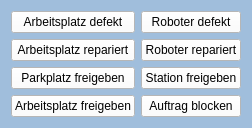
         <widget class="QWidget" name="tab_2">
          <property name="styleSheet">
           <string notr="true">background-color: rgb(160 ,190, 220);</string>
          </property>
          <attribute name="title">
           <string>HardCode</string>
          </attribute>
          <layout class="QGridLayout" name="gridLayout_7">
           <item row="2" column="0">
            <widget class="QPushButton" name="ButtonFreeParkplatz">
             <property name="styleSheet">
              <string notr="true">background-color: rgb(255, 255, 255)</string>
             </property>
             <property name="text">
              <string>Parkplatz freigeben</string>
             </property>
            </widget>
           </item>
           <item row="1" column="0">
            <widget class="QPushButton" name="ButtonNotDefektPlatz">
             <property name="styleSheet">
              <string notr="true">background-color: rgb(255, 255, 255)</string>
             </property>
             <property name="text">
              <string>Arbeitsplatz repariert</string>
             </property>
            </widget>
           </item>
           <item row="2" column="1">
            <widget class="QPushButton" name="ButtonFreeStation">
             <property name="styleSheet">
              <string notr="true">background-color: rgb(255, 255, 255)</string>
             </property>
             <property name="text">
              <string>Station freigeben</string>
             </property>
            </widget>
           </item>
           <item row="1" column="1">
            <widget class="QPushButton" name="ButtonNotDefektRobot">
             <property name="styleSheet">
              <string notr="true">background-color: rgb(255, 255, 255)</string>
             </property>
             <property name="text">
              <string>Roboter repariert</string>
             </property>
            </widget>
           </item>
           <item row="0" column="1">
            <widget class="QPushButton" name="ButtonDefektRobot">
             <property name="styleSheet">
              <string notr="true">background-color: rgb(255, 255, 255)</string>
             </property>
             <property name="text">
              <string>Roboter defekt</string>
             </property>
            </widget>
           </item>
           <item row="0" column="0">
            <widget class="QPushButton" name="ButtonDefektPlatz">
             <property name="styleSheet">
              <string notr="true">background-color: rgb(255, 255, 255)</string>
             </property>
             <property name="text">
              <string>Arbeitsplatz defekt</string>
             </property>
            </widget>
           </item>
           <item row="3" column="0">
            <widget class="QPushButton" name="ButtonFreePlatz">
             <property name="styleSheet">
              <string notr="true">background-color: rgb(255, 255, 255)</string>
             </property>
             <property name="text">
              <string>Arbeitsplatz freigeben</string>
             </property>
            </widget>
           </item>
           <item row="3" column="1">
            <widget class="QPushButton" name="ButtonAuftragBlocked">
             <property name="styleSheet">
              <string notr="true">background-color: rgb(255, 255, 255)</string>
             </property>
             <property name="text">
              <string>Auftrag blocken</string>
             </property>
            </widget>
           </item>
          </layout>
         </widget>
